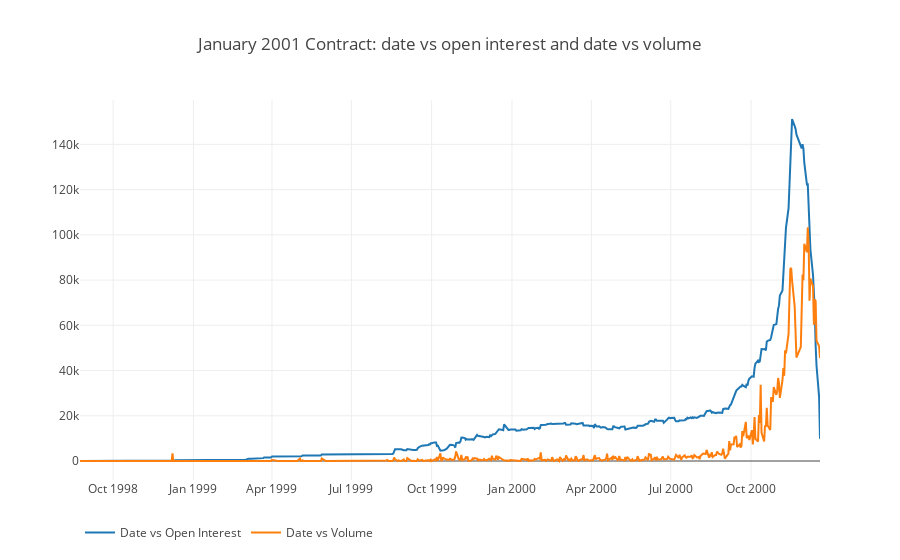

Notebook source saved alongside this figure:
### Markdown cell above
## Open Interest

Open interest acts like a weight for how much "interest" there is in a contract. This has some consequences:

1. Open Interest will start and end at "0"
2. Open Interest indicates amount of contracts that are held
3. Decreasing Open Interest indicates close-outs. 
4. Volume measures activity

According to investopedia (http://www.investopedia.com/articles/technical/02/112002.asp) an idea of how the market is doing can be measured with this chart:

| Price | Volume | Open Interest | Market |
| ----- | ------ | ------------- | ------ |
| Rising|   Up   | Up            | Strong |
| Rising|   Down | Down          | Weak   |
| Declining|Up   | Up            | Weak   |
| Declining|Down | Down          | Strong |

### Code cell
df = df_query[df_query['contract_name'] == 'CL2001-01']
plot(
    [
        Scatter(
            x=df['datetime'],
            y=df['openint'],
            mode='lines',
            name='Date vs Open Interest'),
        Scatter(
            x=df['datetime'],
            y=df['volume'],
            mode='lines',
            name='Date vs Volume')
    ],
    title='January 2001 Contract: date vs open interest and date vs volume')

### Figure 1 — Plotly figure (JSON) as saved in the notebook; plotly's stock layout.template omitted (floating-point values rounded to 4 significant figures; data arrays with more than 128 entries replaced by an {"elided": "..."} marker saying what was removed)
{"data": [{"hoverinfo": "skip", "mode": "lines", "name": "Date vs Open Interest", "type": "scatter", "x": {"elided": "582 str values"}, "y": {"elided": "582 int values"}}, {"hoverinfo": "skip", "mode": "lines", "name": "Date vs Volume", "type": "scatter", "x": {"elided": "582 str values"}, "y": {"elided": "582 int values"}}], "layout": {"legend": {"orientation": "h"}, "title": "January 2001 Contract: date vs open interest and date vs volume", "xaxis": {"fixedrange": true}, "yaxis": {"fixedrange": true}}}
